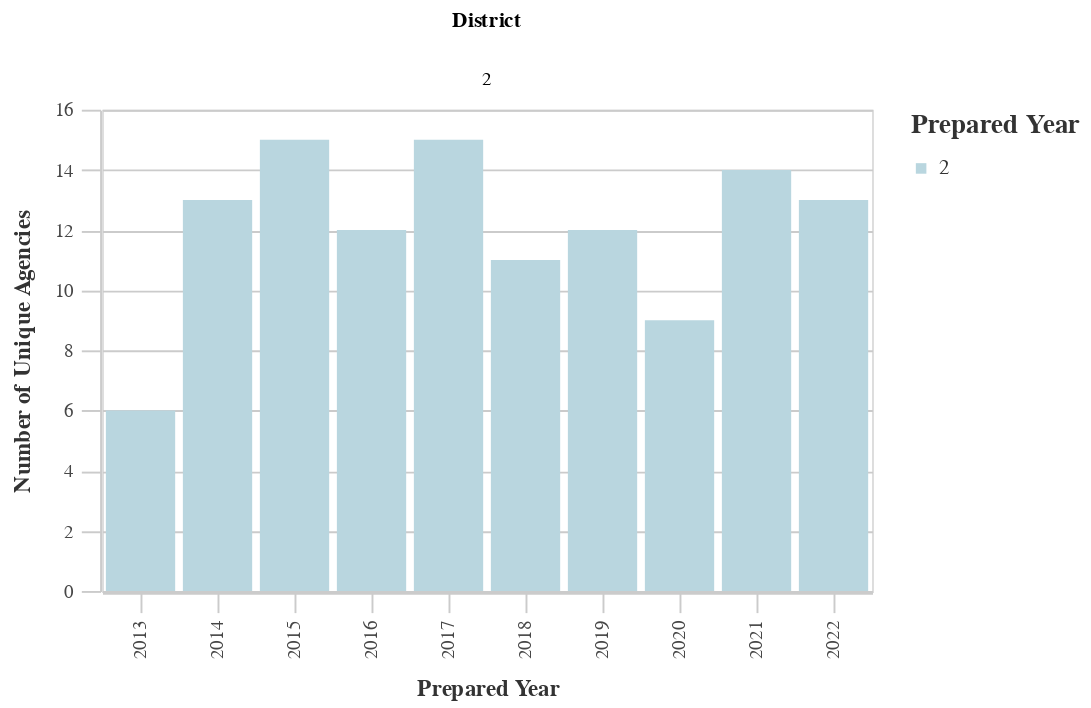

Source (notebook cell):
### Markdown cell above
### Number of Unique Agencies by District

### Code cell
# Unique Agencies by Dist
dist_years_agency = ((
        df
        >> group_by(_.prepared_y, _.dist)
        >> summarize(n=_.primary_agency_name.nunique())
        >> arrange(-_.prepared_y)
    )
        .rename(columns={'dist':'District', 'n':'Count'})
    )
chart10 = (alt.Chart(dist_years_agency).mark_bar().encode(
        column='District:N',
        x=alt.X('prepared_y:O', title='Prepared Year'),
        y=alt.Y('Count:Q', title='Number of Unique Agencies'),
        color = alt.Color("District:N", 
                              scale=alt.Scale(
                                  range=altair_utils.CALITP_SEQUENTIAL_COLORS),  
                               legend=alt.Legend(title="Prepared Year")
                              )))
                              
chart10 = styleguide.preset_chart_config(chart10)
chart10 = _dla_utils.add_tooltip(chart10, 'prepared_y', 'Count')

display(chart10)

### Figure 1 — Vega-Lite specification as saved in the notebook (floating-point values rounded to 4 significant figures)
{"config": {"view": {"continuousWidth": 400, "continuousHeight": 300}, "axis": {"domainColor": "#cbcbcb", "grid": true, "gridColor": "#cbcbcb", "gridWidth": 1, "labelColor": "#474747", "labelFont": "Nunito Sans", "labelFontSize": 10, "labelPadding": 4, "tickColor": "#cbcbcb", "tickSize": 10, "titleColor": "#333", "titleFont": "Raleway", "titleFontSize": 12, "titlePadding": 10}, "axisBand": {"grid": false}, "background": "white", "font": "Raleway", "header": {"labelFont": "Nunito Sans", "titleFont": "Raleway"}, "legend": {"labelColor": "#333", "labelFont": "Nunito Sans", "labelFontSize": 11, "labelLimit": 0, "padding": 1, "symbolSize": 30, "symbolType": "square", "titleColor": "#333", "titleFont": "Raleway", "titleFontSize": 14, "titlePadding": 10}, "title": {"anchor": "middle", "font": "Raleway", "fontSize": 18, "fontWeight": 300, "offset": 20}}, "data": {"name": "data-359ae265592782fb14404c20e3eca2d1"}, "mark": "bar", "encoding": {"color": {"field": "District", "legend": {"title": "Prepared Year"}, "scale": {"range": ["#B9D6DF", "#8CBCCB", "#2EA8CE", "#136C97", "#0B405B"]}, "type": "nominal"}, "column": {"field": "District", "type": "nominal"}, "tooltip": [{"field": "prepared_y", "title": "Year", "type": "nominal"}, {"field": "Count", "title": "Count", "type": "quantitative"}], "x": {"field": "prepared_y", "title": "Prepared Year", "type": "ordinal"}, "y": {"field": "Count", "title": "Number of Unique Agencies", "type": "quantitative"}}, "height": 250, "width": 400, "$schema": "https://vega.github.io/schema/vega-lite/v4.17.0.json", "datasets": {"data-359ae265592782fb14404c20e3eca2d1": [{"prepared_y": "2022", "District": 2, "Count": 13}, {"prepared_y": "2021", "District": 2, "Count": 14}, {"prepared_y": "2020", "District": 2, "Count": 9}, {"prepared_y": "2019", "District": 2, "Count": 12}, {"prepared_y": "2018", "District": 2, "Count": 11}, {"prepared_y": "2017", "District": 2, "Count": 15}, {"prepared_y": "2016", "District": 2, "Count": 12}, {"prepared_y": "2015", "District": 2, "Count": 15}, {"prepared_y": "2014", "District": 2, "Count": 13}, {"prepared_y": "2013", "District": 2, "Count": 6}]}}
